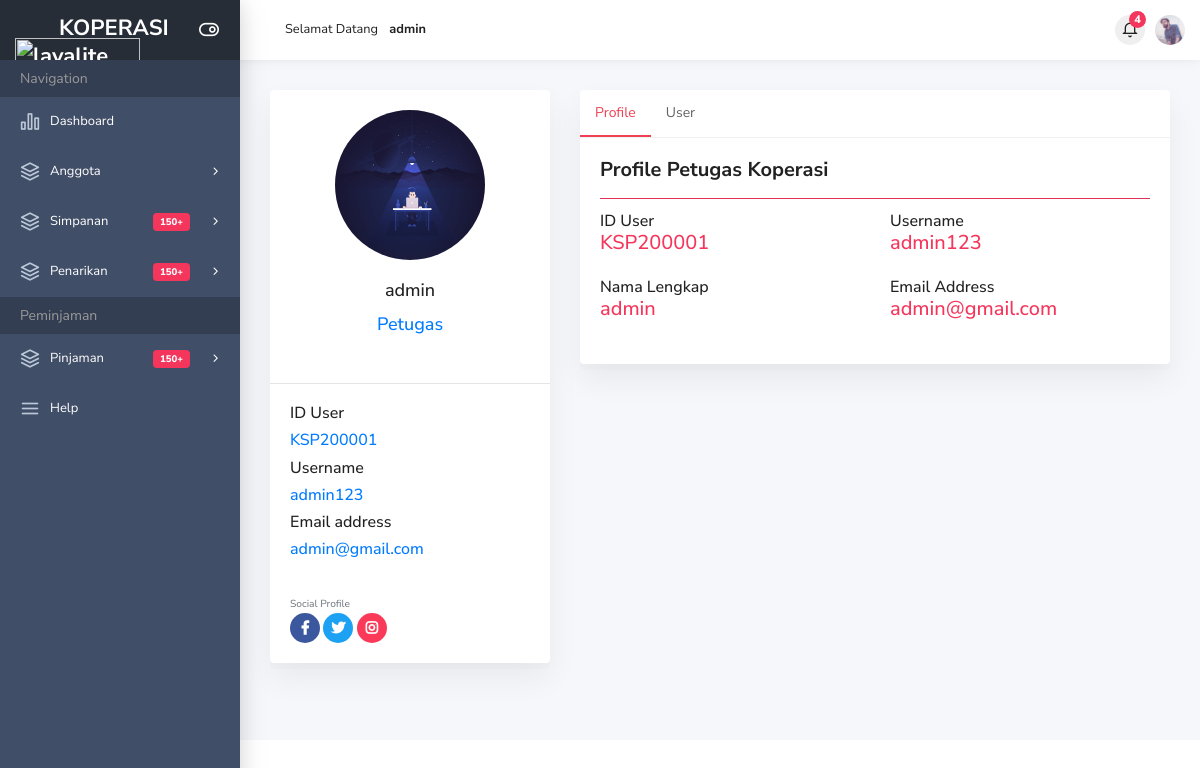
The app's page /profil.php (signed in) with its own data.
### tables this page shows
CREATE TABLE `user` (
  `ID_User` varchar(20) NOT NULL,
  `Username` varchar(20) NOT NULL,
  `Password` varchar(20) NOT NULL,
  `Nama_Lengkap` varchar(100) NOT NULL,
  `Email` varchar(100) NOT NULL,
  `Level` varchar(20) NOT NULL
);

### profil.php (the view, shortened to what this page needs)
<?php include 'header.php'; ?>
<div class="main-content">
    <div class="container-fluid">
        <div class="row">
            <div class="col-lg-4 col-md-5">
                <div class="card">
                    <div class="card-body">
                        <?php
                        $dtuser = mysqli_query($konek, "SELECT * FROM user WHERE ID_User='$_SESSION[ID_User]'");
                        $du     = mysqli_fetch_array($dtuser);
                        $dtag = mysqli_query($konek, "SELECT * FROM anggota WHERE ID_User='$_SESSION[ID_User]'");
                        $da   = mysqli_fetch_array($dtag);
                        ?>
                        <div class="text-center">
                            <img src="img/portfolio-7.jpg" class="rounded-circle" width="150" height="150" object-fit="contain" />
                            <?php if ($_SESSION['Level'] == 'Anggota') { ?>
                                <h4 class="card-title mt-20"><?= $da['Nama_Anggota']; ?></h4>
                            <?php } else { ?>
                                <h4 class="card-title mt-20"><?= $du['Nama_Lengkap']; ?></h4>
                            <?php } ?>
                            <h4 class="card-title text-primary"><?= $du['Level']; ?></h4>
                        </div>
                    </div>
                    <hr class="mb-0">
                    <div class="card-body">
                        <p class="text-dark d-block h6">ID User</p>
                        <h6 class="text-primary"><?= $du['ID_User'] ?></h6>
                        <p class="text-dark d-block h6">Username</p>
                        <h6 class="text-primary"><?= $du['Username'] ?></h6>
                        <p class="text-dark d-block h6">Email address </p>
                        <h6 class="text-primary"><?= $du['Email'] ?></h6>
                        <small class="text-muted d-block pt-30">Social Profile</small>
                        <button class="btn btn-icon btn-facebook"><i class="fab fa-facebook-f"></i></button>
                        <button class="btn btn-icon btn-twitter"><i class="fab fa-twitter"></i></button>
                        <button class="btn btn-icon btn-instagram"><i class="fab fa-instagram"></i></button>
                    </div>
                </div>
            </div>
            <div class="col-lg-8 col-md-7">
                <div class="card">
                    <ul class="nav nav-pills custom-pills" id="pills-tab" role="tablist">
                        <li class="nav-item">
                            <a class="nav-link active" id="pills-profile-tab" data-toggle="pill" href="#profile" role="tab" aria-controls="pills-profile" aria-selected="false">Profile</a>
                        </li>
                        <li class="nav-item">
                            <a class="nav-link" id="pills-edit-user" data-toggle="pill" href="#edit-user" role="tab" aria-controls="pills-user" aria-selected="false">User</a>
                        </li>
                    </ul>
                    <div class="tab-content" id="pills-tabContent">
                        <?php
                        $dtuser_g = mysqli_query($konek, "SELECT * FROM user WHERE ID_User='$_SESSION[ID_User]'");
                        ?>
                        <div class="tab-pane fade show active" id="profile" role="tabpanel" aria-labelledby="pills-profile-tab">
                            <?php if ($_SESSION['Level'] == 'Anggota') { ?>
                                <div class="card-body">
                                    <p class="h5"><strong>Profile Anggota Koperasi</strong></p>
                                    <hr class="bg-danger">
                                    <div class="row">
                                        <div class="col-md-6 h6 mb-15">ID Anggota
                                            <p class="text-danger h5"><?= $da['ID_Anggota']; ?></p>
                                        </div>
                                        <div class="col-md-6 h6 mb-15">ID Tabungan
                                            <p class="text-danger h5"><?= $da['ID_Tabungan']; ?></p>
                                        </div>
                                        <div class="col-md-6 h6 mb-15">Nama Anggota
                                            <p class="text-danger h5"><?= $da['Nama_Anggota']; ?></p>
                                        </div>
                                        <div class="col-md-6 h6 mb-15">Jenis Kelamin
                                            <p class="text-danger h5"><?= $da['Jenis_Kelamin']; ?></p>
                                        </div>
                                        <div class="col-md-6 h6 mb-15">Tempat, Tgl/Lahir
                                            <p class="text-danger h5"><?= $da['Tempat_Lahir'] . ", " . tgl($da['Tanggal_Lahir']); ?></p>
                                        </div>
                                        <div class="col-md-6 h6 mb-15">Pendidikan Terakhir
                                            <p class="text-danger h5"><?= $da['Pendidikan_Terakhir']; ?></p>
                                        </div>
                                        <div class="col-md-6 h6 mb-15">Status Perkawinan
                                            <p class="text-danger h5"><?= $da['Status_Perkawinan']; ?></p>
                                        </div>
                                        <div class="col-md-6 h6 mb-15">No KTP
                                            <p class="text-danger h5"><?= $da['No_KTP']; ?></p>
                                        </div>
                                        <div class="col-md-6 h6 mb-15">No KK
                                            <p class="text-danger h5"><?= $da['No_KK']; ?></p>
                                        </div>
                                        <div class="col-md-6 h6 mb-15">No Rek
                                            <p class="text-danger h5"><?= $da['No_Rek']; ?></p>
                                        </div>
                                        <div class="col-md-6 h6 mb-15">Tgl Daftar
                                            <p class="text-danger h5"><?= tgl($da['Tanggal_Entri']); ?></p>
                                        </div>
                                    </div>
                                </div>
                            <?php } else { ?>
                                <div class="card-body">
                                    <p class="h5"><strong>Profile Petugas Koperasi</strong></p>
                                    <hr class="bg-danger">
                                    <div class="row">
                                        <div class="col-md-6 h6 mb-15">ID User
                                            <p class="text-danger h5"><?= $du['ID_User']; ?></p>
                                        </div>
                                        <div class="col-md-6 h6 mb-15">Username
                                            <p class="text-danger h5"><?= $du['Username']; ?></p>
                                        </div>
                                        <div class="col-md-6 h6 mb-15">Nama Lengkap
                                            <p class="text-danger h5"><?= $du['Nama_Lengkap']; ?></p>
                                        </div>
                                        <div class="col-md-6 h6 mb-15">Email Address
                                            <p class="text-danger h5"><?= $du['Email']; ?></p>
                                        </div>
                                    </div>
                                </div>
                            <?php } ?>
                        </div>
                    </div>
                </div>
            </div>
        </div>
    </div>
</div>
<?php include 'footer.php'; ?>

### records on screen
user: Nama_Lengkap "admin", Level "Petugas", ID_User "KSP200001", Username "admin123", Email "admin@gmail.com"

### other values on screen
$_SESSION['Nama_Lengkap'] "admin"
$total_ps "4"
